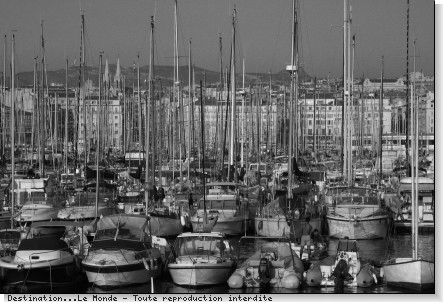
#> input picture TME2/img/port.jpg, 443 x 302 px
$ jupyter execute --allow-errors TME2.ipynb
#> lines starting #> are read from the running program, lines starting #| are printed output that depends on the picture; after the words box and inside, x2 and y2 are one past the last pixel; in counts of white or black regions, pixels touching at a corner belong together
Realisé en partie avec Luc Sterkers

# Practical work 2 : Fourier transform

This practial work is dedicated to the study of the discrete Fourier transform applied on the two following images:

and analyze the properties of their spectrum. To this end, we make use of the following functions provided by the module `numpy.fft`:

- `fft2()` to compute the Fourier transform on an image
- `fftshift()` to center the low frequencies
- `abs()` (from `numpy`) to compute the module of a complexe array

In most of cases, high frequencies have lower energy compare to low frequencies. We will use a logarithmic scale by applying $\log(1+abs(TF))$ to display the spectrum.

[cell 1]
import numpy as np
from numpy.fft import fft2,fftshift
from PIL import Image

#> (the rest of this cell did not finish here and is left out)

## Exercice: properties of Fourier transform applied on natural images
1. Write the following functions:
 - `computeFT(I)` returning the Fourier transform of image `I`,
 - `toVisualizeFT(If)` returning the centered module of a complex array `If` (the Fourier transform of an image),
 - `toVisualizeLogFT(If)` similar to the previous function but use a logarithmic scale.

[cell 2]
def computeFT(I):
    return fft2(I)
    """ Array -> Array[complex] """

def toVisualizeFT(If):
    return fftshift(If)
    """ Array[complex] -> Array[float] """

def toVisualizeLogFT(If):
    """ Array[complex] -> Array[float] """
    return toVisualizeFT(1+ np.log(np.abs(If)))

2. Write a series of instructions that
 - compute the Fourier transform of `son` and `sonrot`,
 - compute and display the module using a logarithmic scale,
 - threshold the module with a parameter of $1.10^5$ (use the function of TME1)
 - display the thresholded spectrum

[cell 3]
# your code below
import matplotlib.pyplot as plt

def thresholdImage(I,s):
    """ Array*int -> Array """
    return np.where(I<s,0,255)

fig, ax = plt.subplots(2,2,figsize=(15,15))

#> (the rest of this cell did not finish here and is left out)

3. Interpretation: discuss the results obtained on thresholded FT module. What property of the Fourier transform is shown ?

On voit bien que l'énergie des fréquences basses est bien plus importante que celle des fréquences hautes.
Les fréquences basses de sonrot sont beaucoup plus fortes que celles de la première image, surement dû aux bords noirs.
On voit aussi la rotation de la transformation de Fourier avec la rotation de l'image.
On observe une légère modification du au bord noir de l'image en rotation, on perd cette modification si on rend l'image blanche dans le fond (dernière image).

4. Write the function `blend()` getting two images, one float parameter $\alpha\in[0,1]$, calculating $\alpha I_1+(1-\alpha)I_2$ and returning the result.

[cell 4]
def blend(I1,I2,alpha):
    """ Array**2*float -> Array """
    return alpha*I1+(1-alpha)*I2

5. Apply the previous function on images `son` and `sonrot` and $\alpha=\frac12$, compute the Fourier transform, threshold the module and visualize the result.

#> (a cell that did not finish here is left out)

6. Compare the latter result with those of question 2: what property of the Fourier transform is shown? What is the behaviour of $\alpha$ in the resulting spectrum?

On observe bien ici la forme de croix (ou la diagonale dans le cas sans bords noirs) présente dans l'image en rotation en plus du spectre de l'image de base.
Ici on fait additionne les images avec un coefficient 0.5 pour chaqu'un, on perd donc de l'intensité des deux images fusionnés, il faut donc un peu reduire le seuil pour mieux voir.
Ici on voit bien que l'addition de deux signaux correspond à l'addition de leurs spectres de fréquences :
**x(t,u) + 𝛼y(t,u) <=> X(f,g) + 𝛼Y(f,g)**
𝛼 a le role de régulateur de la proportion des deux images dans l'image resultante.
Il permet aussi d'éviter de saturer l'image en additionnant directement les deux images.

7. We want to determine the text orientation in image `sonrot` and produce a new image with horizontal text. Write the function `rectifyOrientation()` that:

 + computes the FT module of image given in parameter and threshold it at $3\times 10^{5}$,
 + from thresholded module determines the main orientation using the function `mainOrientation()`
 + produces the rectified image applying a rotation with a suitable angle using `rotateImage()`

[cell 6]
def mainOrientation(I):
    """ Array -> tuple[Iori,float]
        return image of orientation (32 bins) and the main orientation (degree) from a Fourier transform module
    """
    n, m = I.shape

    size = 32
    x = np.array(range(size))
    ori = np.vstack((np.cos(np.pi*x/size), np.sin(np.pi*x/size))).T

    Iori = np.zeros((n, m))
    orients = np.zeros((size))

    for i in range(1,n+1):
        for j in range(1,m+1):
            if I[i-1, j-1] > 0:
                v = np.array([j-m/2, -i + n/2])
                if i > n/2:
                    v = -v
                    prod = np.matmul(ori, v)
                    maxi = prod.max()
                    if maxi > 0:
                        imax = np.nonzero(prod == maxi)
                        Iori[i-1, j-1] = imax[0]
                        orients[imax] += 1

    maxori = np.nonzero(orients == orients.max())[0][0]
    return (Iori, 180*maxori/size - 90)

def rotateImage(I,a):
    """ Array*float -> Array
        return a rotation of angle a (degree) of image I
    """
    return np.array(Image.fromarray(I).rotate(a, expand=True, fillcolor=127))


####### your code below
def rectifyOrientation(I):
    s = computeFT(I)
    m = thresholdImage(toVisualizeFT(s),3*10**5)
    rot = mainOrientation(m)
    return rotateImage(I,-rot[1])

fig, ax = plt.subplots(1,2,figsize=(15,15))

#> (the rest of this cell did not finish here and is left out)

8. Experiment `rectifyOrientation()` on `sinrot`, and on a rotation of `img/port.jpg` (using `rotateImage()`) with various rotation angles.

[cell 7]
sinrot = np.array(Image.open('img/port.jpg'))
#> sinrot is the input picture: shape (302, 443); min 0, max 255, mean 100.6
fig, ax = plt.subplots(6,2,figsize=(15,15))

ax[0][0].imshow(sinrot,cmap="gray")
ax[0][1].imshow(rectifyOrientation(sinrot),cmap="gray")
#> in thresholdImage, `return np.where(I<s,0,255)`:
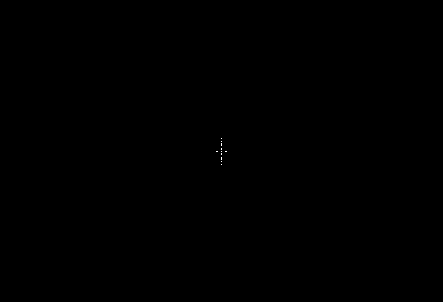
#> returned value: shape (302, 443) int64; 0.01% white in thin lines or dots, all inside (x1, y1, x2, y2) = (216, 138, 227, 165)
ax[0][0].set_title("image d'origine")
ax[0][1].set_title("rectifyOrientation")

ax[1][0].imshow(rotateImage(sinrot,45),cmap="gray")
ax[1][1].imshow(rectifyOrientation(rotateImage(sinrot,45)),cmap="gray")
#> in thresholdImage (call 2), `return np.where(I<s,0,255)`: returned value: shape (528, 527) int64; 0.01% white in thin lines or dots, all inside (x1, y1, x2, y2) = (245, 246, 282, 283)
ax[1][0].set_title("image 45°")
ax[1][1].set_title("rectifyOrientation")


ax[2][0].imshow(rotateImage(sinrot,90),cmap="gray")
#> in rotateImage (call 5), `return np.array(Image.fromarray(I).rotate(a, expand=True, fillcolor=12..`:
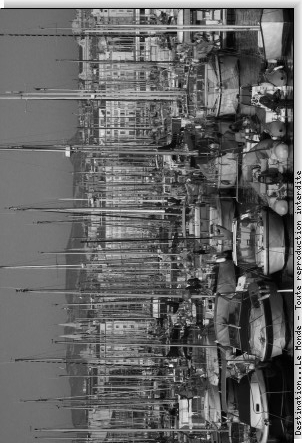
#> returned value: shape (443, 302); min 0, max 255, mean 100.6
ax[2][1].imshow(rectifyOrientation(rotateImage(sinrot,90)),cmap="gray")
#> call 3 of thresholdImage, with I = array of shape (443, 302), s = 300000
#> in thresholdImage (call 3), `return np.where(I<s,0,255)`:
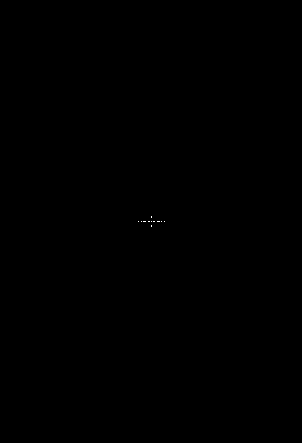
#> returned value: shape (443, 302) int64; 0.01% white in thin lines or dots, all inside (x1, y1, x2, y2) = (138, 216, 165, 227)
#> in rotateImage (call 7), `return np.array(Image.fromarray(I).rotate(a, expand=True, fillcolor=12..`:
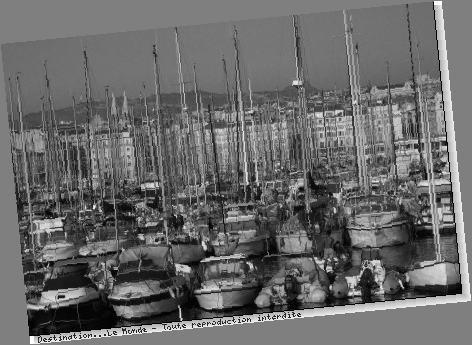
#> returned value: shape (345, 472); min 0, max 255, mean 105.3
ax[2][0].set_title("image 90°")
ax[2][1].set_title("rectifyOrientation")

ax[3][0].imshow(rotateImage(sinrot,-33),cmap="gray")
#> in rotateImage (call 8), `return np.array(Image.fromarray(I).rotate(a, expand=True, fillcolor=12..`:
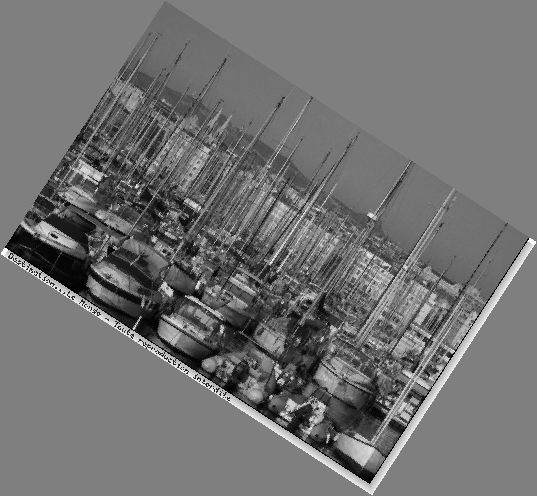
#> returned value: shape (496, 537); min 0, max 255, mean 113.7
ax[3][1].imshow(rectifyOrientation(rotateImage(sinrot,-33)),cmap="gray")
#> call 4 of thresholdImage, with I = array of shape (496, 537), s = 300000
#> in thresholdImage (call 4), `return np.where(I<s,0,255)`:
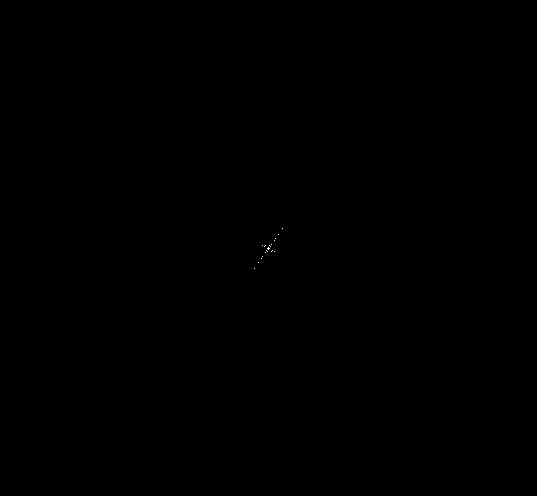
#> returned value: shape (496, 537) int64; 0.01% white in thin lines or dots, all inside (x1, y1, x2, y2) = (254, 228, 283, 269)
#> in rotateImage (call 10), `return np.array(Image.fromarray(I).rotate(a, expand=True, fillcolor=12..`:
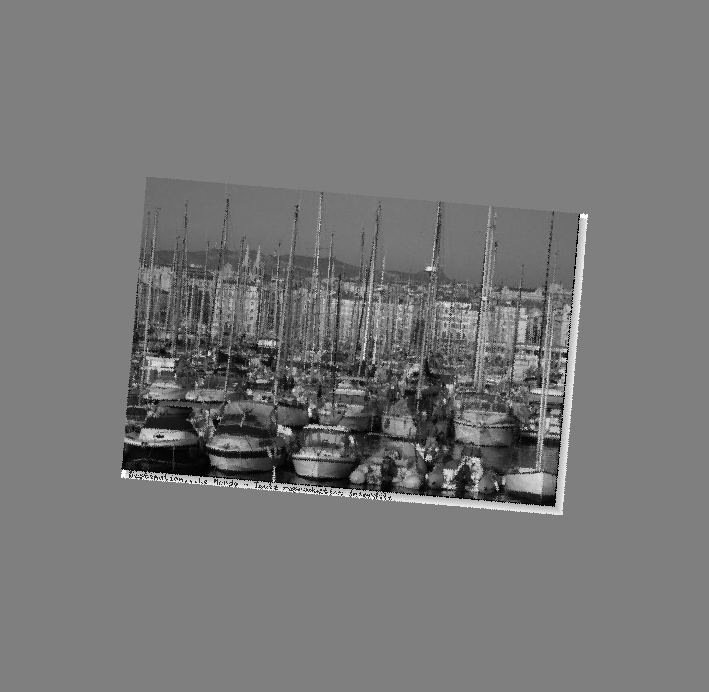
#> returned value: shape (692, 709); min 0, max 255, mean 119.8
ax[3][0].set_title("image -33°")
ax[3][1].set_title("rectifyOrientation")

ax[4][0].imshow(rotateImage(sinrot,33),cmap="gray")
#> in rotateImage (call 11), `return np.array(Image.fromarray(I).rotate(a, expand=True, fillcolor=12..`:
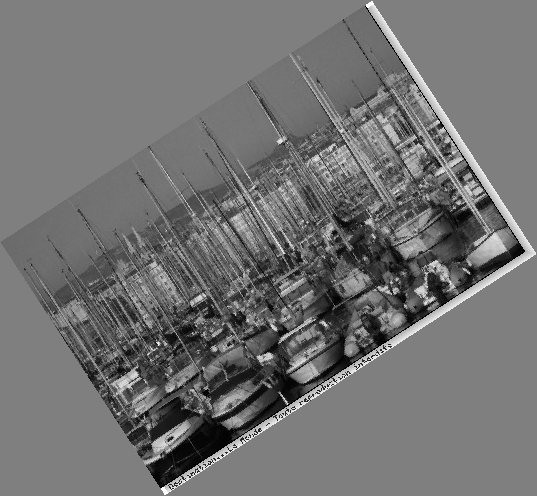
#> returned value: shape (496, 537); min 0, max 255, mean 113.7
ax[4][1].imshow(rectifyOrientation(rotateImage(sinrot,33)),cmap="gray")
#> in rotateImage (call 13), `return np.array(Image.fromarray(I).rotate(a, expand=True, fillcolor=12..`:
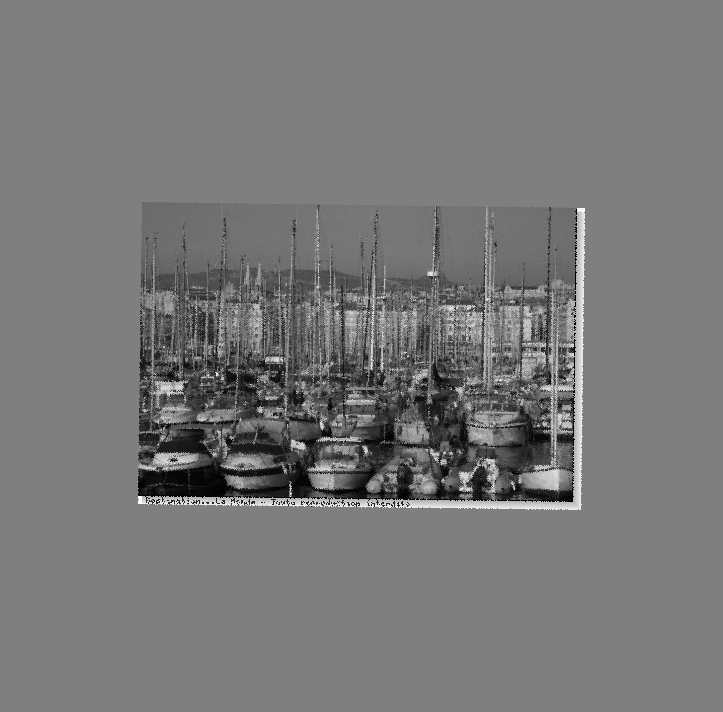
#> returned value: shape (712, 723); min 0, max 255, mean 120.1
ax[4][0].set_title("image 33°")
ax[4][1].set_title("rectifyOrientation")

ax[5][0].imshow(rotateImage(sinrot,140),cmap="gray")
#> in rotateImage (call 14), `return np.array(Image.fromarray(I).rotate(a, expand=True, fillcolor=12..`:
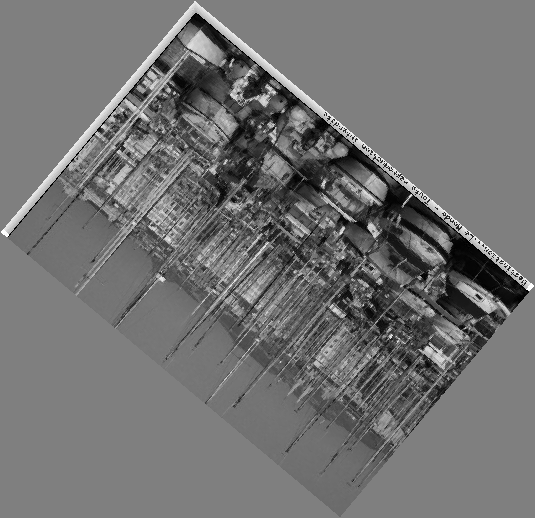
#> returned value: shape (518, 535); min 0, max 255, mean 114.3
ax[5][1].imshow(rectifyOrientation(rotateImage(sinrot,-33)),cmap="gray")
ax[5][0].set_title("image 140°")
ax[5][1].set_title("rectifyOrientation");
plt.tight_layout()
plt.show()
